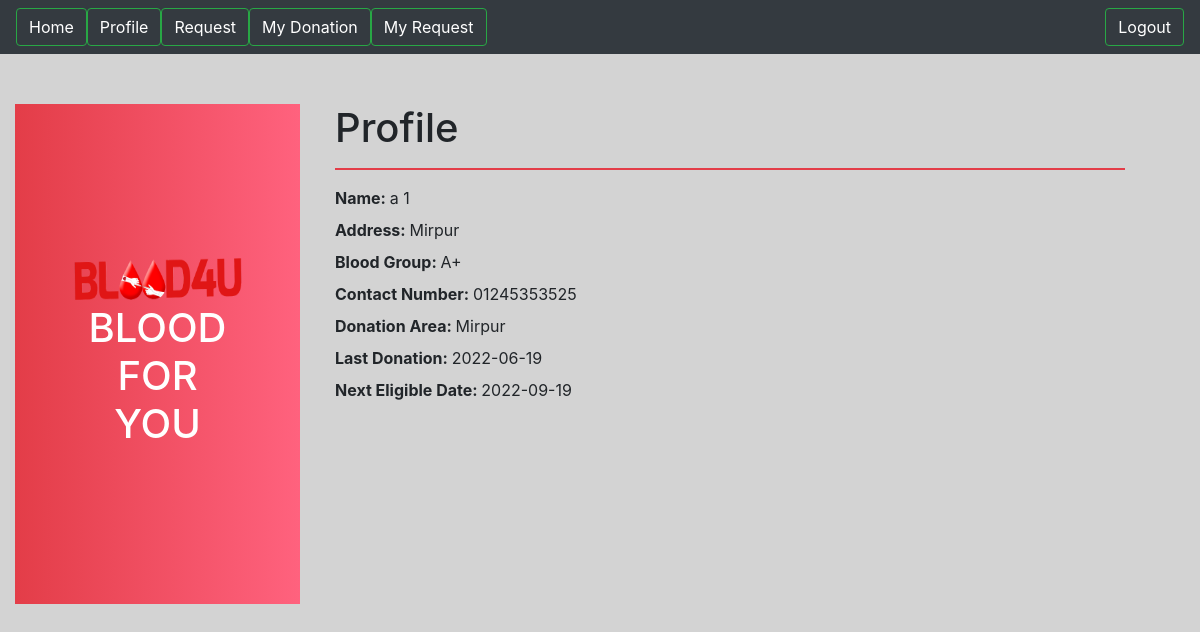
/Blood4u/profile.php (signed in), run on the app's committed database.
### tables this page shows
CREATE TABLE `user_details` (
  `id` int(11) NOT NULL,
  `first_name` varchar(100) NOT NULL,
  `last_name` varchar(100) NOT NULL,
  `user_id` int(11) DEFAULT NULL,
  `address` varchar(100) NOT NULL,
  `blood_g` varchar(5) NOT NULL,
  `contact_no` varchar(15) NOT NULL,
  `last_donation` date DEFAULT NULL,
  `donation_area` varchar(100) NOT NULL
);

### Blood4u/profile.php (the view, shortened to what this page needs)
<?php
$u_id=$_SESSION['UserId'];
$con=mysqli_connect('localhost','root','','blood4u');
$sql2= "SELECT * FROM user_details WHERE user_id ='$u_id'";
$details2=mysqli_fetch_assoc(mysqli_query($con,$sql2));
$las_don=strtotime($details2['last_donation']);
$nxt_date=date('Y-m-d',$las_don+7948800);
include('header.php') ;
?>
    <div class="container" style="margin-top: 50px;">
	<div class="row"  >
		  <div class="col-3 row justify-content-center align-items-center" style="height:500px;background: linear-gradient(to right, #E33D48, #FF627E);">
                <h1 style="text-align: center;color: white;"> <img src="logo.png" alt="" style="height: 50px;width:200px"> BLOOD <br> FOR <br> YOU</h1>
		  </div>
		  <div class="col-9" style="padding-left:50px;">
		  	<h1>Profile</h1>
            <hr style="border: 1px solid #E33D48;">
            <label><b>Name: </b><?php echo $details2['first_name']." ".$details2['last_name']?></label><br>
            <label><b>Address: </b><?php echo $details2['address']?></label><br>
            <label><b>Blood Group: </b><?php echo $details2['blood_g']?></label><br>
            <label><b>Contact Number: </b><?php echo $details2['contact_no']?></label><br>
            <label><b>Donation Area: </b><?php echo $details2['donation_area']?></label><br>
            <label><b>Last Donation: </b><?php echo $details2['last_donation']?></label><br>
            <label><b>Next Eligible Date: </b><?php echo $nxt_date ?></label><br>
		  </div>
	</div>
    </div>
<?php include('fter.php') ?>

### data on the page
user_details: first_name "a", last_name "1", address "Mirpur", blood_g "A+", contact_no "01245353525", donation_area "Mirpur", last_donation "2022-06-19", last_donation "2022-09-19"
